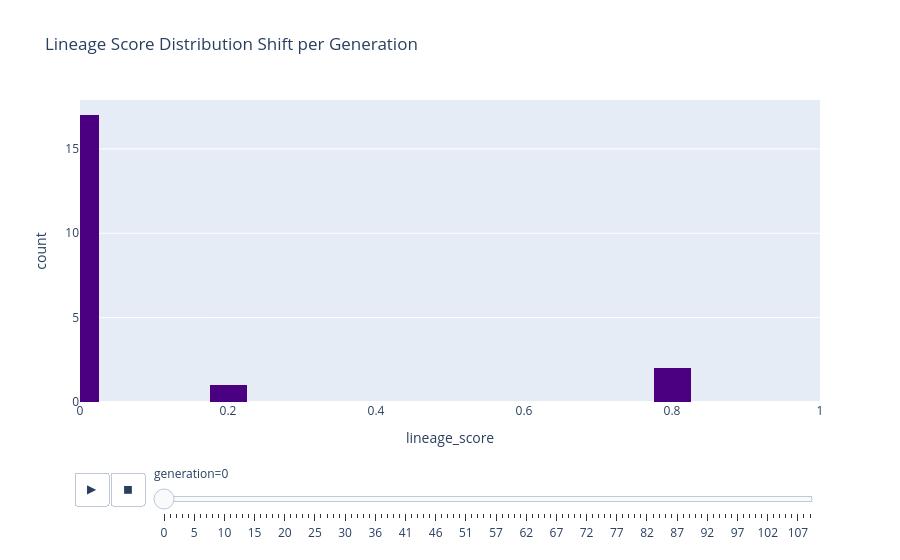

Write notebook code for a chart like this one.
### Code cell
# ## 3. Lineage Score Distribution (Interactive Slider)
# Watch how the population shifts from chaotic (wide distribution) to stable (normal distribution) over time.

# %%
# Ensure generation is sorted for the animation frame
df = df.sort_values('generation')
fig = px.histogram(
    df, x="lineage_score", animation_frame="generation", 
    range_x=[0, 1], nbins=20, color_discrete_sequence=['indigo'],
    title="Lineage Score Distribution Shift per Generation"
)
fig.layout.updatemenus[0].buttons[0].args[1]["frame"]["duration"] = 800
fig.show()

### Figure 1 — Plotly figure (JSON) as saved in the notebook; plotly's stock layout.template omitted (floating-point values rounded to 4 significant figures)
{"data": [{"bingroup": "x", "hovertemplate": "generation=0<br>lineage_score=%{x}<br>count=%{y}<extra></extra>", "legendgroup": "", "marker": {"color": "indigo", "pattern": {"shape": ""}}, "name": "", "nbinsx": 20, "orientation": "v", "showlegend": false, "type": "histogram", "x": [0.0, 0.0004009, 0.001303, 4.847e-10, 0.0004, 0.0001293, 0.0, 0.0, 0.0001289, 0.7988, 4.843e-10, 4.845e-10, 0.01036, 0.0, 9.939e-08, 3.14e-08, 0.8, 0.0, 0.0, 0.1984], "xaxis": "x", "yaxis": "y"}], "layout": {"barmode": "relative", "legend": {"tracegroupgap": 0}, "sliders": [{"active": 0, "currentvalue": {"prefix": "generation="}, "len": 0.9, "pad": {"b": 10, "t": 60}, "steps": [{"args": [["0"], {"frame": {"duration": 0, "redraw": true}, "fromcurrent": true, "mode": "immediate", "transition": {"duration": 0, "easing": "linear"}}], "label": "0", "method": "animate"}, {"args": [["1"], {"frame": {"duration": 0, "redraw": true}, "fromcurrent": true, "mode": "immediate", "transition": {"duration": 0, "easing": "linear"}}], "label": "1", "method": "animate"}, {"args": [["2"], {"frame": {"duration": 0, "redraw": true}, "fromcurrent": true, "mode": "immediate", "transition": {"duration": 0, "easing": "linear"}}], "label": "2", "method": "animate"}, {"args": [["3"], {"frame": {"duration": 0, "redraw": true}, "fromcurrent": true, "mode": "immediate", "transition": {"duration": 0, "easing": "linear"}}], "label": "3", "method": "animate"}, {"args": [["4"], {"frame": {"duration": 0, "redraw": true}, "fromcurrent": true, "mode": "immediate", "transition": {"duration": 0, "easing": "linear"}}], "label": "4", "method": "animate"}, {"args": [["5"], {"frame": {"duration": 0, "redraw": true}, "fromcurrent": true, "mode": "immediate", "transition": {"duration": 0, "easing": "linear"}}], "label": "5", "method": "animate"}, {"args": [["6"], {"frame": {"duration": 0, "redraw": true}, "fromcurrent": true, "mode": "immediate", "transition": {"duration": 0, "easing": "linear"}}], "label": "6", "method": "animate"}, {"args": [["7"], {"frame": {"duration": 0, "redraw": true}, "fromcurrent": true, "mode": "immediate", "transition": {"duration": 0, "easing": "linear"}}], "label": "7", "method": "animate"}, {"args": [["8"], {"frame": {"duration": 0, "redraw": true}, "fromcurrent": true, "mode": "immediate", "transition": {"duration": 0, "easing": "linear"}}], "label": "8", "method": "animate"}, {"args": [["9"], {"frame": {"duration": 0, "redraw": true}, "fromcurrent": true, "mode": "immediate", "transition": {"duration": 0, "easing": "linear"}}], "label": "9", "method": "animate"}, {"args": [["10"], {"frame": {"duration": 0, "redraw": true}, "fromcurrent": true, "mode": "immediate", "transition": {"duration": 0, "easing": "linear"}}], "label": "10", "method": "animate"}, {"args": [["11"], {"frame": {"duration": 0, "redraw": true}, "fromcurrent": true, "mode": "immediate", "transition": {"duration": 0, "easing": "linear"}}], "label": "11", "method": "animate"}, {"args": [["12"], {"frame": {"duration": 0, "redraw": true}, "fromcurrent": true, "mode": "immediate", "transition": {"duration": 0, "easing": "linear"}}], "label": "12", "method": "animate"}, {"args": [["13"], {"frame": {"duration": 0, "redraw": true}, "fromcurrent": true, "mode": "immediate", "transition": {"duration": 0, "easing": "linear"}}], "label": "13", "method": "animate"}, {"args": [["14"], {"frame": {"duration": 0, "redraw": true}, "fromcurrent": true, "mode": "immediate", "transition": {"duration": 0, "easing": "linear"}}], "label": "14", "method": "animate"}, {"args": [["15"], {"frame": {"duration": 0, "redraw": true}, "fromcurrent": true, "mode": "immediate", "transition": {"duration": 0, "easing": "linear"}}], "label": "15", "method": "animate"}, {"args": [["16"], {"frame": {"duration": 0, "redraw": true}, "fromcurrent": true, "mode": "immediate", "transition": {"duration": 0, "easing": "linear"}}], "label": "16", "method": "animate"}, {"args": [["17"], {"frame": {"duration": 0, "redraw": true}, "fromcurrent": true, "mode": "immediate", "transition": {"duration": 0, "easing": "linear"}}], "label": "17", "method": "animate"}, {"args": [["18"], {"frame": {"duration": 0, "redraw": true}, "fromcurrent": true, "mode": "immediate", "transition": {"duration": 0, "easing": "linear"}}], "label": "18", "method": "animate"}, {"args": [["19"], {"frame": {"duration": 0, "redraw": true}, "fromcurrent": true, "mode": "immediate", "transition": {"duration": 0, "easing": "linear"}}], "label": "19", "method": "animate"}, {"args": [["20"], {"frame": {"duration": 0, "redraw": true}, "fromcurrent": true, "mode": "immediate", "transition": {"duration": 0, "easing": "linear"}}], "label": "20", "method": "animate"}, {"args": [["21"], {"frame": {"duration": 0, "redraw": true}, "fromcurrent": true, "mode": "immediate", "transition": {"duration": 0, "easing": "linear"}}], "label": "21", "method": "animate"}, {"args": [["22"], {"frame": {"duration": 0, "redraw": true}, "fromcurrent": true, "mode": "immediate", "transition": {"duration": 0, "easing": "linear"}}], "label": "22", "method": "animate"}, {"args": [["23"], {"frame": {"duration": 0, "redraw": true}, "fromcurrent": true, "mode": "immediate", "transition": {"duration": 0, "easing": "linear"}}], "label": "23", "method": "animate"}, {"args": [["24"], {"frame": {"duration": 0, "redraw": true}, "fromcurrent": true, "mode": "immediate", "transition": {"duration": 0, "easing": "linear"}}], "label": "24", "method": "animate"}, {"args": [["25"], {"frame": {"duration": 0, "redraw": true}, "fromcurrent": true, "mode": "immediate", "transition": {"duration": 0, "easing": "linear"}}], "label": "25", "method": "animate"}, {"args": [["26"], {"frame": {"duration": 0, "redraw": true}, "fromcurrent": true, "mode": "immediate", "transition": {"duration": 0, "easing": "linear"}}], "label": "26", "method": "animate"}, {"args": [["27"], {"frame": {"duration": 0, "redraw": true}, "fromcurrent": true, "mode": "immediate", "transition": {"duration": 0, "easing": "linear"}}], "label": "27", "method": "animate"}, {"args": [["28"], {"frame": {"duration": 0, "redraw": true}, "fromcurrent": true, "mode": "immediate", "transition": {"duration": 0, "easing": "linear"}}], "label": "28", "method": "animate"}, {"args": [["29"], {"frame": {"duration": 0, "redraw": true}, "fromcurrent": true, "mode": "immediate", "transition": {"duration": 0, "easing": "linear"}}], "label": "29", "method": "animate"}, {"args": [["30"], {"frame": {"duration": 0, "redraw": true}, "fromcurrent": true, "mode": "immediate", "transition": {"duration": 0, "easing": "linear"}}], "label": "30", "method": "animate"}, {"args": [["31"], {"frame": {"duration": 0, "redraw": true}, "fromcurrent": true, "mode": "immediate", "transition": {"duration": 0, "easing": "linear"}}], "label": "31", "method": "animate"}, {"args": [["32"], {"frame": {"duration": 0, "redraw": true}, "fromcurrent": true, "mode": "immediate", "transition": {"duration": 0, "easing": "linear"}}], "label": "32", "method": "animate"}, {"args": [["33"], {"frame": {"duration": 0, "redraw": true}, "fromcurrent": true, "mode": "immediate", "transition": {"duration": 0, "easing": "linear"}}], "label": "33", "method": "animate"}, {"args": [["35"], {"frame": {"duration": 0, "redraw": true}, "fromcurrent": true, "mode": "immediate", "transition": {"duration": 0, "easing": "linear"}}], "label": "35", "method": "animate"}, {"args": [["36"], {"frame": {"duration": 0, "redraw": true}, "fromcurrent": true, "mode": "immediate", "transition": {"duration": 0, "easing": "linear"}}], "label": "36", "method": "animate"}, {"args": [["37"], {"frame": {"duration": 0, "redraw": true}, "fromcurrent": true, "mode": "immediate", "transition": {"duration": 0, "easing": "linear"}}], "label": "37", "method": "animate"}, {"args": [["38"], {"frame": {"duration": 0, "redraw": true}, "fromcurrent": true, "mode": "immediate", "transition": {"duration": 0, "easing": "linear"}}], "label": "38", "method": "animate"}, {"args": [["39"], {"frame": {"duration": 0, "redraw": true}, "fromcurrent": true, "mode": "immediate", "transition": {"duration": 0, "easing": "linear"}}], "label": "39", "method": "animate"}, {"args": [["40"], {"frame": {"duration": 0, "redraw": true}, "fromcurrent": true, "mode": "immediate", "transition": {"duration": 0, "easing": "linear"}}], "label": "40", "method": "animate"}, {"args": [["41"], {"frame": {"duration": 0, "redraw": true}, "fromcurrent": true, "mode": "immediate", "transition": {"duration": 0, "easing": "linear"}}], "label": "41", "method": "animate"}, {"args": [["42"], {"frame": {"duration": 0, "redraw": true}, "fromcurrent": true, "mode": "immediate", "transition": {"duration": 0, "easing": "linear"}}], "label": "42", "method": "animate"}, {"args": [["43"], {"frame": {"duration": 0, "redraw": true}, "fromcurrent": true, "mode": "immediate", "transition": {"duration": 0, "easing": "linear"}}], "label": "43", "method": "animate"}, {"args": [["44"], {"frame": {"duration": 0, "redraw": true}, "fromcurrent": true, "mode": "immediate", "transition": {"duration": 0, "easing": "linear"}}], "label": "44", "method": "animate"}, {"args": [["45"], {"frame": {"duration": 0, "redraw": true}, "fromcurrent": true, "mode": "immediate", "transition": {"duration": 0, "easing": "linear"}}], "label": "45", "method": "animate"}, {"args": [["46"], {"frame": {"duration": 0, "redraw": true}, "fromcurrent": true, "mode": "immediate", "transition": {"duration": 0, "easing": "linear"}}], "label": "46", "method": "animate"}, {"args": [["47"], {"frame": {"duration": 0, "redraw": true}, "fromcurrent": true, "mode": "immediate", "transition": {"duration": 0, "easing": "linear"}}], "label": "47", "method": "animate"}, {"args": [["48"], {"frame": {"duration": 0, "redraw": true}, "fromcurrent": true, "mode": "immediate", "transition": {"duration": 0, "easing": "linear"}}], "label": "48", "method": "animate"}, {"args": [["49"], {"frame": {"duration": 0, "redraw": true}, "fromcurrent": true, "mode": "immediate", "transition": {"duration": 0, "easing": "linear"}}], "label": "49", "method": "animate"}, {"args": [["50"], {"frame": {"duration": 0, "redraw": true}, "fromcurrent": true, "mode": "immediate", "transition": {"duration": 0, "easing": "linear"}}], "label": "50", "method": "animate"}, {"args": [["51"], {"frame": {"duration": 0, "redraw": true}, "fromcurrent": true, "mode": "immediate", "transition": {"duration": 0, "easing": "linear"}}], "label": "51", "method": "animate"}, {"args": [["52"], {"frame": {"duration": 0, "redraw": true}, "fromcurrent": true, "mode": "immediate", "transition": {"duration": 0, "easing": "linear"}}], "label": "52", "method": "animate"}, {"args": [["53"], {"frame": {"duration": 0, "redraw": true}, "fromcurrent": true, "mode": "immediate", "transition": {"duration": 0, "easing": "linear"}}], "label": "53", "method": "animate"}, {"args": [["54"], {"frame": {"duration": 0, "redraw": true}, "fromcurrent": true, "mode": "immediate", "transition": {"duration": 0, "easing": "linear"}}], "label": "54", "method": "animate"}, {"args": [["55"], {"frame": {"duration": 0, "redraw": true}, "fromcurrent": true, "mode": "immediate", "transition": {"duration": 0, "easing": "linear"}}], "label": "55", "method": "animate"}, {"args": [["57"], {"frame": {"duration": 0, "redraw": true}, "fromcurrent": true, "mode": "immediate", "transition": {"duration": 0, "easing": "linear"}}], "label": "57", "method": "animate"}, {"args": [["58"], {"frame": {"duration": 0, "redraw": true}, "fromcurrent": true, "mode": "immediate", "transition": {"duration": 0, "easing": "linear"}}], "label": "58", "method": "animate"}, {"args": [["59"], {"frame": {"duration": 0, "redraw": true}, "fromcurrent": true, "mode": "immediate", "transition": {"duration": 0, "easing": "linear"}}], "label": "59", "method": "animate"}, {"args": [["60"], {"frame": {"duration": 0, "redraw": true}, "fromcurrent": true, "mode": "immediate", "transition": {"duration": 0, "easing": "linear"}}], "label": "60", "method": "animate"}, {"args": [["61"], {"frame": {"duration": 0, "redraw": true}, "fromcurrent": true, "mode": "immediate", "transition": {"duration": 0, "easing": "linear"}}], "label": "61", "method": "animate"}, {"args": [["62"], {"frame": {"duration": 0, "redraw": true}, "fromcurrent": true, "mode": "immediate", "transition": {"duration": 0, "easing": "linear"}}], "label": "62", "method": "animate"}, {"args": [["63"], {"frame": {"duration": 0, "redraw": true}, "fromcurrent": true, "mode": "immediate", "transition": {"duration": 0, "easing": "linear"}}], "label": "63", "method": "animate"}, {"args": [["64"], {"frame": {"duration": 0, "redraw": true}, "fromcurrent": true, "mode": "immediate", "transition": {"duration": 0, "easing": "linear"}}], "label": "64", "method": "animate"}, {"args": [["65"], {"frame": {"duration": 0, "redraw": true}, "fromcurrent": true, "mode": "immediate", "transition": {"duration": 0, "easing": "linear"}}], "label": "65", "method": "animate"}, {"args": [["66"], {"frame": {"duration": 0, "redraw": true}, "fromcurrent": true, "mode": "immediate", "transition": {"duration": 0, "easing": "linear"}}], "label": "66", "method": "animate"}, {"args": [["67"], {"frame": {"duration": 0, "redraw": true}, "fromcurrent": true, "mode": "immediate", "transition": {"duration": 0, "easing": "linear"}}], "label": "67", "method": "animate"}, {"args": [["68"], {"frame": {"duration": 0, "redraw": true}, "fromcurrent": true, "mode": "immediate", "transition": {"duration": 0, "easing": "linear"}}], "label": "68", "method": "animate"}, {"args": [["69"], {"frame": {"duration": 0, "redraw": true}, "fromcurrent": true, "mode": "immediate", "transition": {"duration": 0, "easing": "linear"}}], "label": "69", "method": "animate"}, {"args": [["70"], {"frame": {"duration": 0, "redraw": true}, "fromcurrent": true, "mode": "immediate", "transition": {"duration": 0, "easing": "linear"}}], "label": "70", "method": "animate"}, {"args": [["71"], {"frame": {"duration": 0, "redraw": true}, "fromcurrent": true, "mode": "immediate", "transition": {"duration": 0, "easing": "linear"}}], "label": "71", "method": "animate"}, {"args": [["72"], {"frame": {"duration": 0, "redraw": true}, "fromcurrent": true, "mode": "immediate", "transition": {"duration": 0, "easing": "linear"}}], "label": "72", "method": "animate"}, {"args": [["73"], {"frame": {"duration": 0, "redraw": true}, "fromcurrent": true, "mode": "immediate", "transition": {"duration": 0, "easing": "linear"}}], "label": "73", "method": "animate"}, {"args": [["74"], {"frame": {"duration": 0, "redraw": true}, "fromcurrent": true, "mode": "immediate", "transition": {"duration": 0, "easing": "linear"}}], "label": "74", "method": "animate"}, {"args": [["75"], {"frame": {"duration": 0, "redraw": true}, "fromcurrent": true, "mode": "immediate", "transition": {"duration": 0, "easing": "linear"}}], "label": "75", "method": "animate"}, {"args": [["76"], {"frame": {"duration": 0, "redraw": true}, "fromcurrent": true, "mode": "immediate", "transition": {"duration": 0, "easing": "linear"}}], "label": "76", "method": "animate"}, {"args": [["77"], {"frame": {"duration": 0, "redraw": true}, "fromcurrent": true, "mode": "immediate", "transition": {"duration": 0, "easing": "linear"}}], "label": "77", "method": "animate"}, {"args": [["78"], {"frame": {"duration": 0, "redraw": true}, "fromcurrent": true, "mode": "immediate", "transition": {"duration": 0, "easing": "linear"}}], "label": "78", "method": "animate"}, {"args": [["79"], {"frame": {"duration": 0, "redraw": true}, "fromcurrent": true, "mode": "immediate", "transition": {"duration": 0, "easing": "linear"}}], "label": "79", "method": "animate"}, {"args": [["80"], {"frame": {"duration": 0, "redraw": true}, "fromcurrent": true, "mode": "immediate", "transition": {"duration": 0, "easing": "linear"}}], "label": "80", "method": "animate"}, {"args": [["81"], {"frame": {"duration": 0, "redraw": true}, "fromcurrent": true, "mode": "immediate", "transition": {"duration": 0, "easing": "linear"}}], "label": "81", "method": "animate"}, {"args": [["82"], {"frame": {"duration": 0, "redraw": true}, "fromcurrent": true, "mode": "immediate", "transition": {"duration": 0, "easing": "linear"}}], "label": "82", "method": "animate"}, {"args": [["83"], {"frame": {"duration": 0, "redraw": true}, "fromcurrent": true, "mode": "immediate", "transition": {"duration": 0, "easing": "linear"}}], "label": "83", "method": "animate"}, {"args": [["84"], {"frame": {"duration": 0, "redraw": true}, "fromcurrent": true, "mode": "immediate", "transition": {"duration": 0, "easing": "linear"}}], "label": "84", "method": "animate"}, {"args": [["85"], {"frame": {"duration": 0, "redraw": true}, "fromcurrent": true, "mode": "immediate", "transition": {"duration": 0, "easing": "linear"}}], "label": "85", "method": "animate"}, {"args": [["86"], {"frame": {"duration": 0, "redraw": true}, "fromcurrent": true, "mode": "immediate", "transition": {"duration": 0, "easing": "linear"}}], "label": "86", "method": "animate"}, {"args": [["87"], {"frame": {"duration": 0, "redraw": true}, "fromcurrent": true, "mode": "immediate", "transition": {"duration": 0, "easing": "linear"}}], "label": "87", "method": "animate"}, {"args": [["88"], {"frame": {"duration": 0, "redraw": true}, "fromcurrent": true, "mode": "immediate", "transition": {"duration": 0, "easing": "linear"}}], "label": "88", "method": "animate"}, {"args": [["89"], {"frame": {"duration": 0, "redraw": true}, "fromcurrent": true, "mode": "immediate", "transition": {"duration": 0, "easing": "linear"}}], "label": "89", "method": "animate"}, {"args": [["90"], {"frame": {"duration": 0, "redraw": true}, "fromcurrent": true, "mode": "immediate", "transition": {"duration": 0, "easing": "linear"}}], "label": "90", "method": "animate"}, {"args": [["91"], {"frame": {"duration": 0, "redraw": true}, "fromcurrent": true, "mode": "immediate", "transition": {"duration": 0, "easing": "linear"}}], "label": "91", "method": "animate"}, {"args": [["92"], {"frame": {"duration": 0, "redraw": true}, "fromcurrent": true, "mode": "immediate", "transition": {"duration": 0, "easing": "linear"}}], "label": "92", "method": "animate"}, {"args": [["93"], {"frame": {"duration": 0, "redraw": true}, "fromcurrent": true, "mode": "immediate", "transition": {"duration": 0, "easing": "linear"}}], "label": "93", "method": "animate"}, {"args": [["94"], {"frame": {"duration": 0, "redraw": true}, "fromcurrent": true, "mode": "immediate", "transition": {"duration": 0, "easing": "linear"}}], "label": "94", "method": "animate"}, {"args": [["95"], {"frame": {"duration": 0, "redraw": true}, "fromcurrent": true, "mode": "immediate", "transition": {"duration": 0, "easing": "linear"}}], "label": "95", "method": "animate"}, {"args": [["96"], {"frame": {"duration": 0, "redraw": true}, "fromcurrent": true, "mode": "immediate", "transition": {"duration": 0, "easing": "linear"}}], "label": "96", "method": "animate"}, {"args": [["97"], {"frame": {"duration": 0, "redraw": true}, "fromcurrent": true, "mode": "immediate", "transition": {"duration": 0, "easing": "linear"}}], "label": "97", "method": "animate"}, {"args": [["98"], {"frame": {"duration": 0, "redraw": true}, "fromcurrent": true, "mode": "immediate", "transition": {"duration": 0, "easing": "linear"}}], "label": "98", "method": "animate"}, {"args": [["99"], {"frame": {"duration": 0, "redraw": true}, "fromcurrent": true, "mode": "immediate", "transition": {"duration": 0, "easing": "linear"}}], "label": "99", "method": "animate"}, {"args": [["100"], {"frame": {"duration": 0, "redraw": true}, "fromcurrent": true, "mode": "immediate", "transition": {"duration": 0, "easing": "linear"}}], "label": "100", "method": "animate"}, {"args": [["101"], {"frame": {"duration": 0, "redraw": true}, "fromcurrent": true, "mode": "immediate", "transition": {"duration": 0, "easing": "linear"}}], "label": "101", "method": "animate"}, {"args": [["102"], {"frame": {"duration": 0, "redraw": true}, "fromcurrent": true, "mode": "immediate", "transition": {"duration": 0, "easing": "linear"}}], "label": "102", "method": "animate"}, {"args": [["103"], {"frame": {"duration": 0, "redraw": true}, "fromcurrent": true, "mode": "immediate", "transition": {"duration": 0, "easing": "linear"}}], "label": "103", "method": "animate"}, {"args": [["104"], {"frame": {"duration": 0, "redraw": true}, "fromcurrent": true, "mode": "immediate", "transition": {"duration": 0, "easing": "linear"}}], "label": "104", "method": "animate"}, {"args": [["105"], {"frame": {"duration": 0, "redraw": true}, "fromcurrent": true, "mode": "immediate", "transition": {"duration": 0, "easing": "linear"}}], "label": "105", "method": "animate"}, {"args": [["106"], {"frame": {"duration": 0, "redraw": true}, "fromcurrent": true, "mode": "immediate", "transition": {"duration": 0, "easing": "linear"}}], "label": "106", "method": "animate"}, {"args": [["107"], {"frame": {"duration": 0, "redraw": true}, "fromcurrent": true, "mode": "immediate", "transition": {"duration": 0, "easing": "linear"}}], "label": "107", "method": "animate"}, {"args": [["108"], {"frame": {"duration": 0, "redraw": true}, "fromcurrent": true, "mode": "immediate", "transition": {"duration": 0, "easing": "linear"}}], "label": "108", "method": "animate"}, {"args": [["109"], {"frame": {"duration": 0, "redraw": true}, "fromcurrent": true, "mode": "immediate", "transition": {"duration": 0, "easing": "linear"}}], "label": "109", "method": "animate"}], "x": 0.1, "xanchor": "left", "y": 0, "yanchor": "top"}], "title": {"text": "Lineage Score Distribution Shift per Generation"}, "updatemenus": [{"buttons": [{"args": [null, {"frame": {"duration": 800, "redraw": true}, "fromcurrent": true, "mode": "immediate", "transition": {"duration": 500, "easing": "linear"}}], "label": "&#9654;", "method": "animate"}, {"args": [[null], {"frame": {"duration": 0, "redraw": true}, "fromcurrent": true, "mode": "immediate", "transition": {"duration": 0, "easing": "linear"}}], "label": "&#9724;", "method": "animate"}], "direction": "left", "pad": {"r": 10, "t": 70}, "showactive": false, "type": "buttons", "x": 0.1, "xanchor": "right", "y": 0, "yanchor": "top"}], "xaxis": {"anchor": "y", "domain": [0, 1], "range": [0, 1], "title": {"text": "lineage_score"}}, "yaxis": {"anchor": "x", "domain": [0, 1], "title": {"text": "count"}}}}
